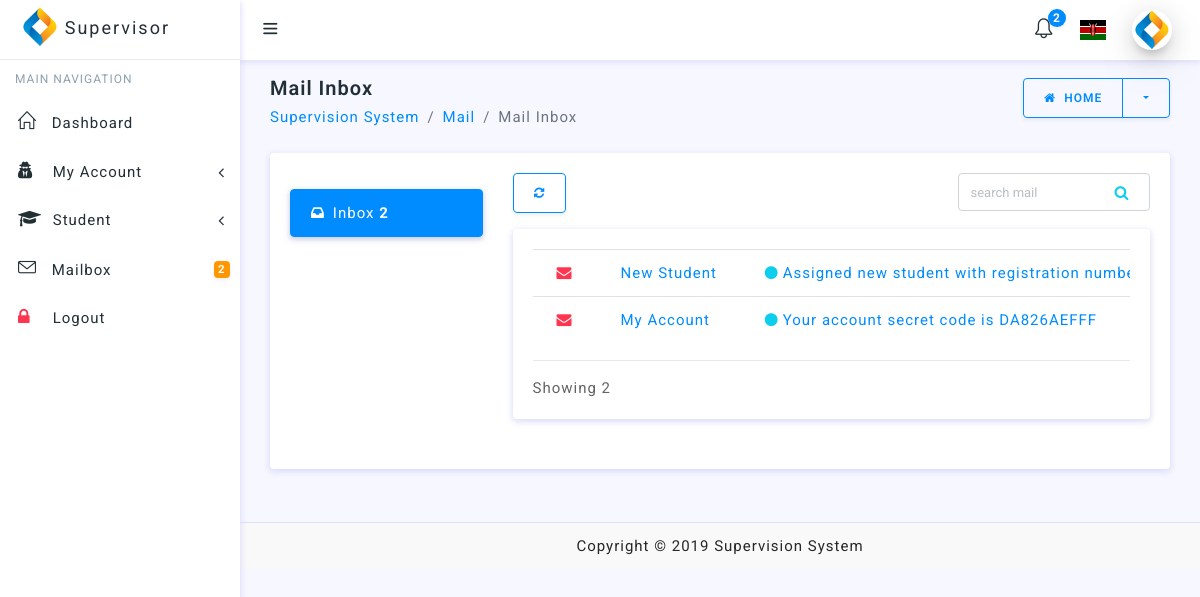
Screenshot of /supervisor/mailbox/inbox.php (signed in) with the database file from the repository.
### tables this page shows
CREATE TABLE `notification_table` (
  `id` int(11) NOT NULL,
  `admin_id` int(11) NOT NULL,
  `supervisor_id` int(11) NOT NULL,
  `student_id` int(11) NOT NULL,
  `subject` text NOT NULL,
  `message` text NOT NULL,
  `status` int(11) NOT NULL,
  `created_at` datetime NOT NULL
);

### inc/appNames.php (called while the page is built, shortened)
<?php
$appName = 'Supervision System';

### supervisor/sessions/supervisor_session.php (called while the page is built, shortened)
<?php
require '../../DBConnection/Connection.php';
$supervisor_check = $_SESSION['login_supervisor'];
$ses_sql = mysqli_query($connection, "select * from supervisor_table where national_id='$supervisor_check'");
$row = mysqli_fetch_assoc($ses_sql);
$supervisor_id = $row['id'];

### functions/fetch_notifications.php (called while the page is built, shortened)
<?php
$unReadNotifications = $allNotifications = 0;

### supervisor/mailbox/inbox.php (the view, shortened to what this page needs)
<?php
require '../../inc/appNames.php';
require '../sessions/supervisor_session.php';
?>
<!doctype html>
<html lang="en">
<head>
    <link href="../../inc/table.css" rel="stylesheet" type="text/css"/>
</head>
<body>
<div id="wrapper">
    <?php
    require '../layouts/supervisor_layout.php';
    ?>
    <div class="content-wrapper">
        <div class="container-fluid">
            <div class="row pt-2 pb-2">
                <div class="col-sm-9">
                    <h4 class="page-title">Mail Inbox</h4>
                    <ol class="breadcrumb">
                        <li class="breadcrumb-item"><a href="javaScript:void();"><?php echo $appName ?></a></li>
                        <li class="breadcrumb-item"><a href="javaScript:void();">Mail</a></li>
                        <li class="breadcrumb-item active" aria-current="page">Mail Inbox</li>
                    </ol>
                </div>
                <div class="col-sm-3">
                    <div class="btn-group float-sm-right">
                        <a href="../dashboard/home.php" class="btn btn-outline-primary waves-effect waves-light"><i
                                    class="fa fa-home mr-1"></i> Home
                        </a>
                        <button type="button"
                                class="btn btn-outline-primary dropdown-toggle dropdown-toggle-split waves-effect waves-light"
                                data-toggle="dropdown">
                        </button>
                    </div>
                </div>
            </div>
            <div class="row">
                <div class="col-lg-12">
                    <div class="card">
                        <div class="card-body">
                            <div class="row">
                                <?php require '../layouts/mail_layout.php' ?>
                                <div class="col-lg-9 col-md-8">
                                    <div class="row">
                                        <div class="col-lg-8">
                                            <div class="btn-toolbar" role="toolbar">
                                                <div class="btn-group mr-1">
                                                    <a href="inbox.php"
                                                       class="btn btn-outline-primary waves-effect waves-light"><i
                                                                class="fa fa-refresh"></i></a>
                                                </div>
                                            </div>
                                        </div>
                                        <div class="col-lg-4">
                                            <div class="position-relative has-icon-right">
                                                <input type="text" class="form-control" placeholder="search mail">
                                                <div class="form-control-position">
                                                    <i class="fa fa-search text-info"></i>
                                                </div>
                                            </div>
                                        </div>
                                    </div>
                                    <div class="card mt-3">
                                        <div class="card-body">
                                            <?php
                                            if ($connection) {
                                                $result = mysqli_query($connection, "SELECT * FROM notification_table WHERE supervisor_id='$supervisor_id' ORDER BY id DESC");
                                                if (mysqli_num_rows($result) > 0) {
                                                    echo ' <div class="table-responsive">';
                                                    echo ' <table class="table table-hover">';
                                                    echo ' <tbody>';
                                                    while ($row = mysqli_fetch_array($result)) {
                                                        echo '<tr>';
                                                        if ($row['status'] == 1) {
                                                            echo ' <td class="mail-rateing">
        <i class="fa fa-envelope-open text-success"></i>
    </td>';
                                                        } else {
                                                            echo ' <td class="mail-rateing">
        <i class="fa fa-envelope text-danger"></i>
    </td>';
                                                        }
                                                        echo ' <td>
        <a href="read.php?action=read&id=' . $row["id"] . '">' . $row['subject'] . '</a>
    </td>';
                                                        echo '<td>
        <a href="read.php?action=read&id=' . $row["id"] . '"><i
                class="fa fa-circle text-info mr-1"></i>' . $row['message'] . '</a>
    </td>';
                                                        echo '</tr>';
                                                    }
                                                    echo '</tbody>';
                                                    echo ' </table>';
                                                    echo ' </div>';
                                                } else {
                                                }
                                            }
                                            ?>
                                            <hr>
                                            <div class="row">
                                                <div class="col-7">
                                                    Showing <?php echo number_format($allNotifications) ?>
                                                </div>
                                            </div>
                                        </div>
                                    </div>
                                </div>
                            </div>
                        </div>
                    </div>
                </div>
            </div>
        </div>
    </div>
    <?php
    require('../../inc/footer.php')
    ?>
</div>
</body>
</html>

### rows the page displays
notification_table: status 0 (drawn), subject "New Student", message "Assigned new student with registration…"
notification_table: status 0 (drawn), subject "My Account", message "Your account secret code is DA826AEFFF"

### other values shown
$unReadNotifications "2"
$appName "Supervision System"
$allNotifications "2"
